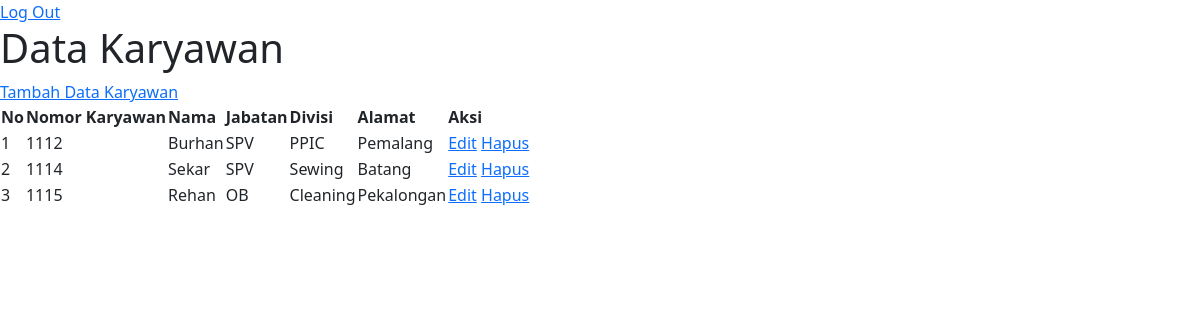
Page /dashboard.php on the committed database.
### tables this page shows
CREATE TABLE IF NOT EXISTS `tb_karyawan` (
  `id` int NOT NULL AUTO_INCREMENT,
  `no_karyawan` int NOT NULL DEFAULT '0',
  `nama_karyawan` varchar(255) NOT NULL DEFAULT '0',
  `jabatan` varchar(100) NOT NULL DEFAULT '0',
  `divisi` varchar(100) NOT NULL DEFAULT '0',
  `alamat` varchar(255) NOT NULL DEFAULT '0',
  PRIMARY KEY (`id`)
);

### config.php (called while the page is built, shortened)
<?php
$config = mysqli_connect("localhost", "root", "", "perusahaan");
function Read($read){
    global $config ;
    $result = mysqli_query($config,"$read");
    $rows = [];
    while($row = mysqli_fetch_assoc($result)){
        $rows[] = $row;
    }
    return $rows;
}

### dashboard.php (the view, shortened to what this page needs)
<?php
require "config.php";
$data = Read("SELECT * FROM tb_karyawan");
?>
<!DOCTYPE html>
<html lang="en">
<head>
    <link href="https://cdn.jsdelivr.net/npm/bootstrap@5.0.2/dist/css/bootstrap.min.css" rel="stylesheet">
</head>
<body>
    <a href="login.php">Log Out</a>
    <h1>Data Karyawan</h1>
    <a href="add.php">Tambah Data Karyawan</a>
    <table>
        <thead>
            <tr>
                <th>No</th>
                <th>Nomor Karyawan</th>
                <th>Nama</th>
                <th>Jabatan</th>
                <th>Divisi</th>
                <th>Alamat</th>
                <th>Aksi</th>
            </tr>
        </thead>
        <tbody>
            <?php $i = 1?>
            <?php foreach ($data as $row): ?>
                <tr>
                    <td><?= $i; ?></td>
                    <td><?= $row["no_karyawan"]; ?></td>
                    <td><?= $row["nama_karyawan"]; ?></td>
                    <td><?= $row["jabatan"]; ?></td>
                    <td><?= $row["divisi"]; ?></td>
                    <td><?= $row["alamat"]; ?></td>
                    <td>
                        <a href="">Edit</a>
                        <a href="delete.php?id=<?= $row["id"]; ?>" onclick="return confirm('Apakah anda yakin akan menghapus data ini?')">Hapus</a>
                    </td>
                </tr>
                <?php $i++;?>
                <?php endforeach; ?>
        </tbody>
    </table>
</body>
</html>

### rows in the picture
tb_karyawan: no_karyawan "1112", nama_karyawan "Burhan", jabatan "SPV", divisi "PPIC", alamat "Pemalang"
tb_karyawan: no_karyawan "1114", nama_karyawan "Sekar", jabatan "SPV", divisi "Sewing", alamat "Batang"
tb_karyawan: no_karyawan "1115", nama_karyawan "Rehan", jabatan "OB", divisi "Cleaning", alamat "Pekalongan"
